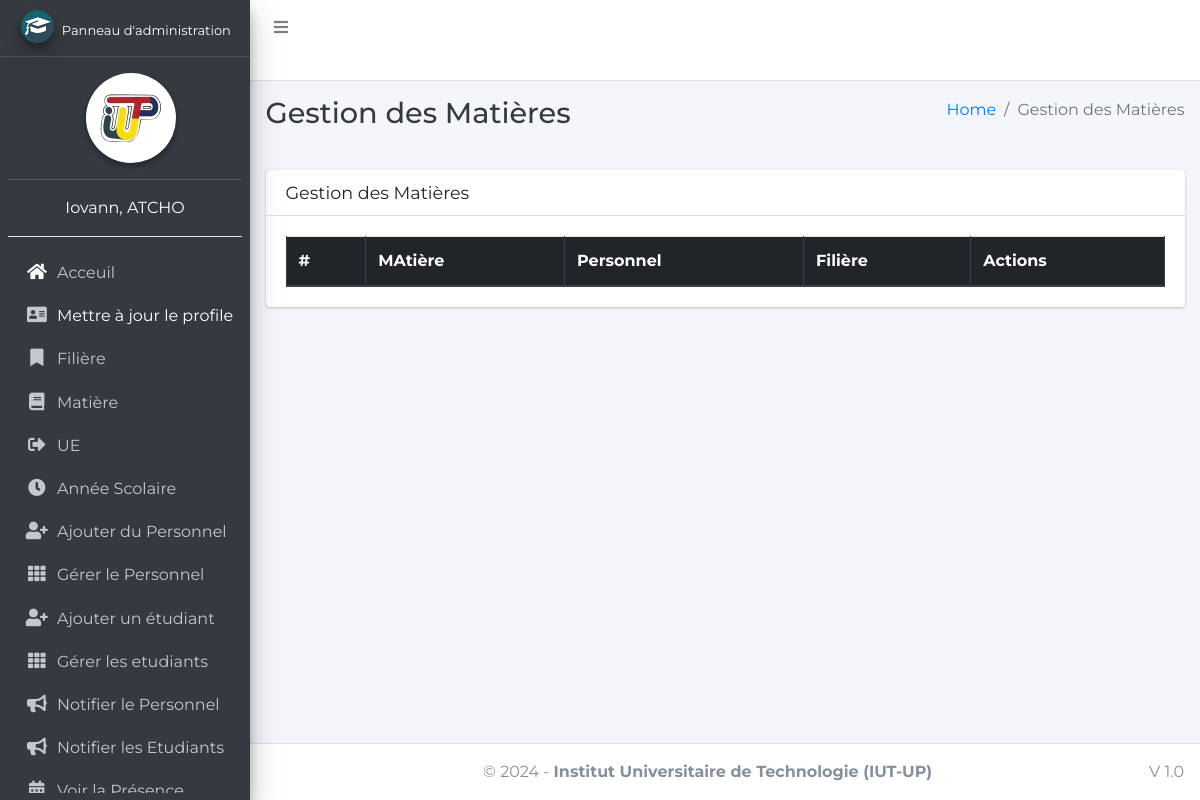
Page /subject/manage/ (signed in) on the earlier database version.
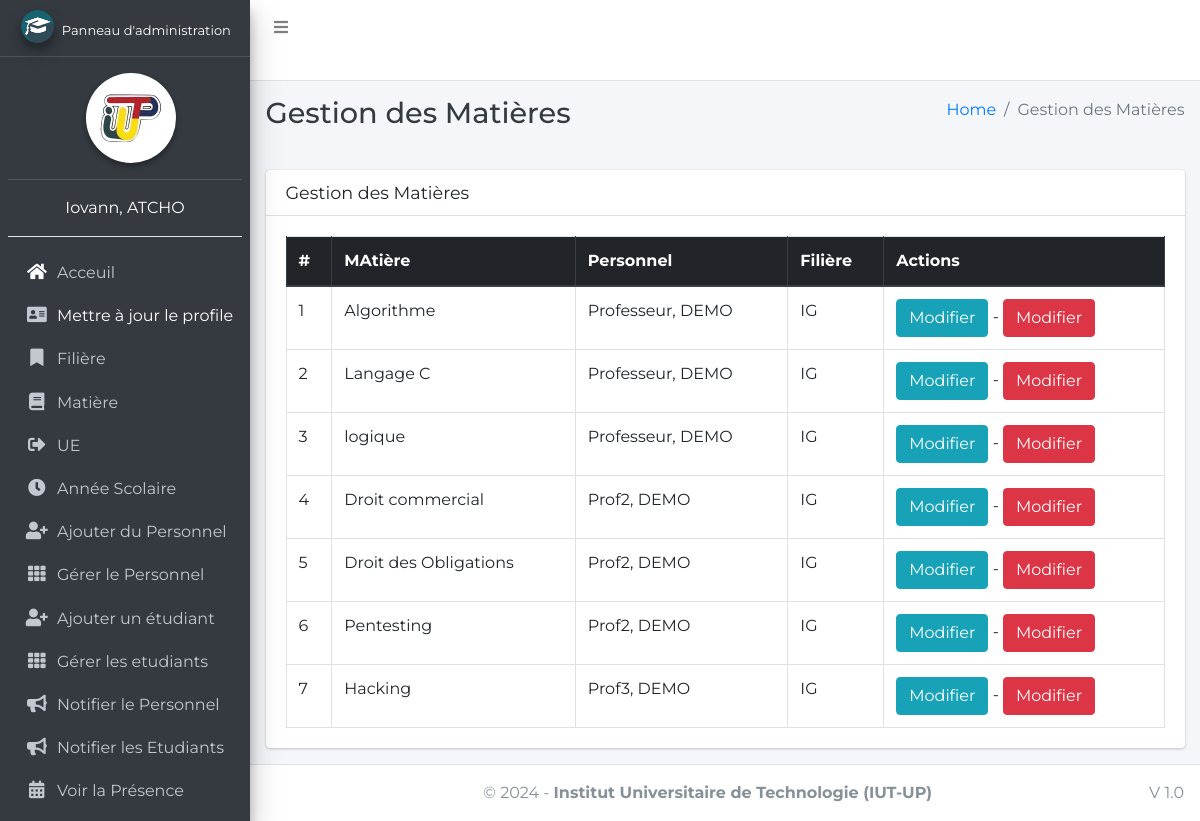
Same page on the later database version.
### main_app/models.py (models this page shows, shortened)
class CustomUser(AbstractUser):
    USER_TYPE = ((1, "HOD"), (2, "Staff"), (3, "Student"))
    GENDER = [("M", "Male"), ("F", "Female")]
    username = None  # Removed username, using email instead
    email = models.EmailField(unique=True)
    user_type = models.CharField(default=1, choices=USER_TYPE, max_length=1)
    gender = models.CharField(max_length=1, choices=GENDER)
    profile_pic = models.ImageField()
    address = models.TextField()
    fcm_token = models.TextField(default="")  # For firebase notifications
    created_at = models.DateTimeField(auto_now_add=True)
    updated_at = models.DateTimeField(auto_now=True)
    USERNAME_FIELD = "email"
    REQUIRED_FIELDS = []
    objects = CustomUserManager()
    def __str__(self):
        return self.last_name + ", " + self.first_name

class Subject(models.Model):
    name = models.CharField(max_length=120)
    staff = models.ForeignKey(Staff,on_delete=models.CASCADE,)
    course = models.ForeignKey(Course, on_delete=models.CASCADE)
    years = models.ForeignKey(Years, on_delete=models.DO_NOTHING, null=True)
    updated_at = models.DateTimeField(auto_now=True)
    created_at = models.DateTimeField(auto_now_add=True)

class Staff(models.Model):
    course = models.ForeignKey(Course, on_delete=models.DO_NOTHING, null=True, blank=False)
    admin = models.OneToOneField(CustomUser, on_delete=models.CASCADE)

class Course(models.Model):
    name = models.CharField(max_length=120)
    cycle = models.ForeignKey(Cycle, on_delete=models.DO_NOTHING, null=True)
    created_at = models.DateTimeField(auto_now_add=True)
    updated_at = models.DateTimeField(auto_now=True)

### main_app/hod_views.py (the view)
# urls.py: path("subject/manage/", hod_views.manage_subject, name='manage_subject'),
def manage_subject(request):
    subjects = Subject.objects.all()
    context = {
        'subjects': subjects,
        'page_title': 'Gestion des Matières'
    }
    return render(request, "hod_template/manage_subject.html", context)

### main_app/templates/hod_template/manage_subject.html
{% extends 'main_app/base.html' %}
{% load static %}
{% block page_title %}{{page_title}}{% endblock page_title %}
{% block content %}
<section class="content">
    <div class="container-fluid">
        <div class="row">
            <div class="col-md-12">
                <div class="card">
                    <div class="card-header">
                        <h3 class="card-title">{{page_title}}</h3>
                    </div>
                    <div class="card-body">
                        <table id="example2" class="table table-bordered table-hover">
                            <thead class="thead-dark">
                                <tr>
                                    <th>#</th>
                                    <th>MAtière</th>
                                    <th>Personnel</th>
                                    <th>Filière</th>
                                    <th>Actions</th>
                                </tr>
                            </thead>
                            <tbody>
                                {% for subject in subjects %}
                                <tr>
                                    <td>{{ forloop.counter }}</td>
                                    <td>{{subject.name}}</td>
                                    <td>{{subject.staff.admin}}</td>
                                    <td>{{subject.course.name}}</td>
                                    <td>
                                        <a href="{% url 'edit_subject' subject.id %}" class="btn btn-info">Modifier</a> -
                                        <a href="{% url 'delete_subject' subject.id %}" onclick="return confirm('Êtes vous sûr de faire cela ?')" class="btn btn-danger">Modifier</a>
                                    </td>
                                </tr>
                                {% endfor %}
                            </tbody>
                        </table>
                    </div>
                </div>
            </div>
        </div>
    </div>
</section>
{% endblock content %}

### main_app/templates/main_app/base.html (shortened to what this page needs)
{% load static %}
<!DOCTYPE html>
<html>
<head>
    <link rel="stylesheet" href="{% static 'plugins/fontawesome-free/css/all.min.css'%} ">
    <link rel="stylesheet" href="https://code.ionicframework.com/ionicons/2.0.1/css/ionicons.min.css">
    <link rel="stylesheet"
        href="{% static 'plugins/tempusdominus-bootstrap-4/css/tempusdominus-bootstrap-4.min.css'%} ">
    <link rel="stylesheet" href="{% static 'plugins/icheck-bootstrap/icheck-bootstrap.min.css'%} ">
    <link rel="stylesheet" href="{% static 'dist/css/adminlte.min.css'%} ">
    <link rel="stylesheet" href="{% static 'plugins/overlayScrollbars/css/OverlayScrollbars.min.css'%} ">
    <link rel="stylesheet" href="{% static 'plugins/daterangepicker/daterangepicker.css'%} ">
</head>
<body class="hold-transition sidebar-mini layout-fixed mx-auto" style="font-family:'Montserrat';">
    <div class="wrapper">
        <nav class="main-header navbar navbar-expand navbar-white navbar-light">
            <ul class="navbar-nav pb-4">
                <li class="nav-item">
                    <a class="nav-link" data-widget="pushmenu" href="#"><i class="fas fa-bars"></i></a>
                </li>
            </ul>
        </nav>
        {% include "main_app/sidebar_template.html" with user=user %}
        <div class="content-wrapper">
            <div class="content-header">
                <div class="container-fluid ">
                    <div class="row mb-2">
                        <div class="col-sm-6">
                            <h1 class="m-0 text-dark">{% block page_title %}{% endblock page_title %}</h1>
                        </div>
                        <div class="col-sm-6">
                            <ol class="breadcrumb float-sm-right">
                                <li class="breadcrumb-item"><a href="#">Home</a></li>
                                <li class="breadcrumb-item active">{{ page_title }}</li>
                            </ol>
                        </div>
                    </div>
                </div>
            </div>
            <section class="content">
                <div class="container-fluid">
                    <div class="row">
                        <div class="col-md-12">
                        </div>
                    </div>
                </div>
            </section>
            {% block content %}
            {% endblock content %}
        </div>
        {% include "main_app/footer.html" %}
    </div>
</body>
</html>

### main_app/templates/main_app/sidebar_template.html (shortened to what this page needs)
{% load static %}
<aside class="main-sidebar elevation-4 sidebar-dark-info">
    {% if request.user.user_type == '1' %}
    <a href="{% url 'admin_home' %}" class="brand-link">
        <img src="{% static 'dist/img/cmsl.png' %} " alt="AdminLTE Logo"
            class="brand-image img-circle elevation-3" >
        <span class="brand-text fw-bold text-white" style="font-size: small;">Panneau d'administration</span>
    </a>
    <div class="sidebar">
        <div class="user-panel mt-3 pb-3 mb-3 text-center">
            <div class="image text-center ">
                <img src="{% static 'dist/img/logoiut.png' %}" class="img-circle elevation-2 bg-white w-50" alt="User Image">
            </div>
        </div>
        <div class="info  text-center">
            <a href="#" class="d-block text-white">{{user}}</a>
            <hr class="bg-white">
        </div>
        <nav class="mt-2">
            <ul class="nav nav-pills nav-sidebar flex-column" data-widget="treeview" role="menu" data-accordion="false">
                <li class="nav-item">
                    {% url 'admin_home' as admin_home %}
                    <a href="{{admin_home}}" class="nav-link {% if admin_home == request.path %} active {% endif %}">
                        <i class="nav-icon fas fa-home text-white"></i>
                        <p>
                            Acceuil
                        </p>
                    </a>
                </li>
                <li class="nav-item">
                    {% url 'admin_view_profile' as admin_view_profile %}
                    <a href="{{admin_view_profile}}"
                        class="nav-link {% if admin_view_profile == request.path %} active {% endif %}">
                        <i class="nav-icon fas fa-address-card"></i>
                        <p class="text-white">
                            Mettre à jour le profile
                        </p>
                    </a>
                </li>
                <li class="nav-item has-treeview">
                    <a href="#" class="nav-link">
                        <i class="nav-icon fas fa-bookmark"></i>
                        <p>
                            Filière
                        </p>
                    </a>
                </li>
                <li class="nav-item has-treeview">
                    <a href="#" class="nav-link">
                        <i class="nav-icon fas fa-book"></i>
                        <p>
                            Matière
                        </p>
                    </a>
                </li>
                <li class="nav-item has-treeview">
                    <a href="#" class="nav-link">
                        <i class="nav-icon fas fa-sign-out-alt"></i>
                        <p>
                            UE
                        </p>
                    </a>
                </li>
                <li class="nav-item has-treeview">
                    <a href="#" class="nav-link">
                        <i class="nav-icon fas fa-clock"></i>
                        <p>
                            Année Scolaire
                        </p>
                    </a>
                </li>
                <li class="nav-item">
                    {% url 'add_staff' as add_staff %}
                    <a href="{{add_staff}}" class="nav-link {% if add_staff == request.path %} active {% endif %}">
                        <i class="nav-icon fas fa-user-plus"></i>
                        <p>
                            Ajouter du Personnel
                        </p>
                    </a>
                </li>
                <li class="nav-item">
                    {% url 'manage_staff' as manage_staff %}
                    {% url 'edit_staff' staff_id as edit_staff %}
                    <a href="{{manage_staff}}"
                        class="nav-link {% if manage_staff == request.path or request.path == edit_staff %} active {% endif %}">
                        <i class="nav-icon fas fa-th"></i>
                        <p>
                            Gérer le Personnel
                        </p>
                    </a>
                </li>
                <li class="nav-item">
                    {% url 'add_student' as add_student%}
                    <a href="{{add_student}}" class="nav-link  {% if add_student == request.path %} active {% endif %}">
                        <i class="nav-icon fas fa-user-plus"></i>
                        <p>
                            Ajouter un étudiant
                        </p>
                    </a>
                </li>
                <li class="nav-item">
                    {% url 'manage_student' as manage_student %}
                    {% url 'edit_student' student_id as edit_student %}
                    <a href="{{manage_student}}"
                        class="nav-link  {% if edit_student == request.path or manage_student == request.path %} active {% endif %}">
                        <i class="nav-icon fas fa-th"></i>
                        <p>
                            Gérer les etudiants
                        </p>
                    </a>
                </li>
                <li class="nav-item">
                    {% url 'admin_notify_staff' as admin_notify_staff %}
                    <a href="{{admin_notify_staff}}"
                        class="nav-link {% if admin_notify_staff == request.path %} active {% endif %}">
                        <i class="nav-icon fas fa-bullhorn"></i>
                        <p>
                            Notifier le Personnel
                        </p>
                    </a>
                </li>
                <li class="nav-item">
                    {% url 'admin_notify_student' as admin_notify_student %}
                    <a href="{{admin_notify_student}}"
                        class="nav-link {% if admin_notify_student == request.path %} active {% endif %}">
                        <i class="nav-icon fas fa-bullhorn"></i>
                        <p>
                            Notifier les Etudiants
                        </p>
                    </a>
                </li>
                <li class="nav-item">
                    {% url 'admin_view_attendance' as admin_view_attendance %}
                <li class="nav-item">
                    <a href="{{admin_view_attendance}}"
                        class="nav-link  {% if admin_view_attendance == request.path %} active {% endif %}">
                        <i class="nav-icon fas fa-calendar-alt"></i>
                        <p>
                            Voir la Présence
                        </p>
                    </a>
                </li>
                                        {% endif %}
                                    </ul>
                                </nav>
                            </div>
</aside>

### main_app/templates/main_app/footer.html
<footer class="main-footer text-center  text-md-start ">
    &copy; {% now "Y" %} - <strong>Institut Universitaire de Technologie (IUT-UP)</strong>
    <div class="float-right d-none d-sm-inline-block">
       V 1.0
    </div>
</footer>

### main_app/templates/main_app/base.html (style rules this page uses)
body { font-family: 'Montserrat', sans-serif; }

Differences in the rows shown:
added Subject: name "Algorithme", staff.admin "Professeur, DEMO", course.name "IG"
added Subject: name "Langage C", staff.admin "Professeur, DEMO", course.name "IG"
added Subject: name "logique", staff.admin "Professeur, DEMO", course.name "IG"
added Subject: name "Droit commercial", staff.admin "Prof2, DEMO", course.name "IG"
added Subject: name "Droit des Obligations", staff.admin "Prof2, DEMO", course.name "IG"
added Subject: name "Pentesting", staff.admin "Prof2, DEMO", course.name "IG"
added Subject: name "Hacking", staff.admin "Prof3, DEMO", course.name "IG"
